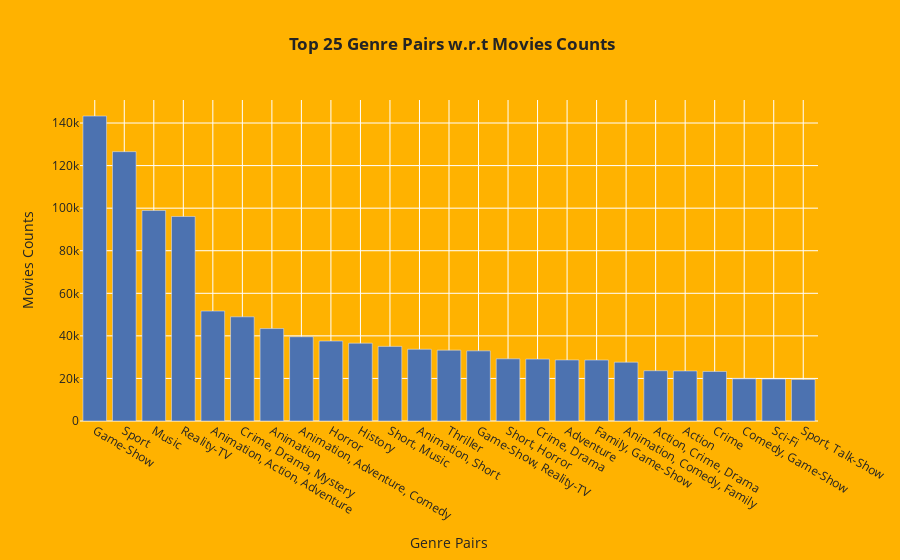

Notebook code cell kept with this figure:
### Markdown cell above
<div style="background-color:#FFB200; padding:10px; color:black; font-size:40px; " > 
    This code uses Plotly Express to create an interactive bar chart, visualizing the top 25 genre pairs based on movie count. The chart is customized with labels, template, and title for a more informative display.
</div>

### Code cell
# Creating an interactive bar chart using Plotly Express to visualize the top 25 genre pairs by movie count
fig = px.bar(df[['genre']].value_counts().reset_index(name='Movies Counts')[:25],
             x='genre',
             y='Movies Counts',
             labels={'genre': "Genre Pairs"},
             template='seaborn',
             title="<b> Top 25 Genre Pairs w.r.t Movies Counts")

# Modifying background colors
fig.update_layout(
    plot_bgcolor='#FFB200',  # Background color of the plot area
    paper_bgcolor='#FFB200'  # Background color of the entire plot
)

# Displaying the interactive chart with modified background colors
fig.show()

### Figure 1 — Plotly figure (JSON) as saved in the notebook; plotly's stock layout.template omitted (floating-point values rounded to 4 significant figures)
{"data": [{"alignmentgroup": "True", "hovertemplate": "Genre Pairs=%{x}<br>Movies Counts=%{y}<extra></extra>", "legendgroup": "", "marker": {"color": "rgb(76,114,176)", "pattern": {"shape": ""}}, "name": "", "offsetgroup": "", "orientation": "v", "showlegend": false, "textposition": "auto", "type": "bar", "x": ["Game-Show", "Sport", "Music", "Reality-TV", "Animation, Action, Adventure", "Crime, Drama, Mystery", "Animation", "Animation, Adventure, Comedy", "Horror", "History", "Short, Music", "Animation, Short", "Thriller", "Game-Show, Reality-TV", "Short, Horror", "Crime, Drama", "Adventure", "Family, Game-Show", "Animation, Comedy, Family", "Action, Crime, Drama", "Action", "Crime", "Comedy, Game-Show", "Sci-Fi", "Sport, Talk-Show"], "xaxis": "x", "y": [143280, 126544, 98922, 96098, 51650, 48959, 43433, 39594, 37564, 36554, 35057, 33713, 33278, 32949, 29226, 29077, 28681, 28627, 27637, 23615, 23508, 23275, 19822, 19719, 19532], "yaxis": "y"}], "layout": {"autosize": true, "barmode": "relative", "legend": {"tracegroupgap": 0}, "paper_bgcolor": "#FFB200", "plot_bgcolor": "#FFB200", "title": {"text": "<b> Top 25 Genre Pairs w.r.t Movies Counts"}, "xaxis": {"anchor": "y", "autorange": true, "domain": [0, 1], "range": [-0.5, 24.5], "title": {"text": "Genre Pairs"}, "type": "category"}, "yaxis": {"anchor": "x", "autorange": true, "domain": [0, 1], "range": [0, 150800.0], "title": {"text": "Movies Counts"}, "type": "linear"}}}
